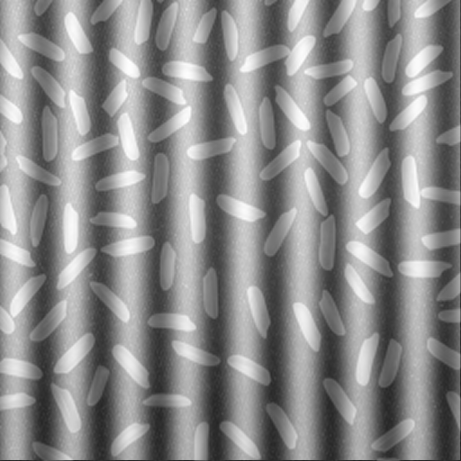
#> input picture CV/4/homework/images/gao.png, 461 x 461 px; the run also reads 2 pictures not shown here
$ jupyter execute Frequency_domain_homework.ipynb   (older library calls are emulated)
#> lines starting #> are read from the running program, lines starting #| are printed output that depends on the picture
# Lọc nhiễu sin tự động

Trong bài thực hành trên lớp, chúng ta đã tiến hành lọc nhiễu sin thủ công dựa trên tọa độ của điểm có cường độ sáng lớn. Trong bài tập về nhà, chúng ta cần đưa ra phương án xử lý mà không cần tìm tọa độ theo cách thủ công như vậy.

Gợi ý:
- Đọc ảnh xám
- Chuyển sang miền tần số
- Tìm tọa độ các điểm có giá trị lớn nhất cục bộ (trừ điểm chính giữa)
- So sánh với ngưỡng, nếu lớn hơn thì loại bỏ điểm đó (thay bằng giá trị nhỏ nhất)
- Chuyển về ảnh bình thường, kiểm tra kết quả

[cell 1]
import cv2
import matplotlib.pyplot as plt
import numpy as np

[cell 2]
# read input as grayscale
img = cv2.imread('images/gao.png', 0)
#> img is the input picture: shape (461, 461); min 37, max 255, mean 140.2
print(img.shape)
#| (461, 461)
plt.imshow(img, cmap='gray')
plt.show()

[cell 3]
### YOUR CODE HERE ###
dft = cv2.dft(np.float32(img), flags=cv2.DFT_COMPLEX_OUTPUT)
dft_shift = np.fft.fftshift(dft)
magnitude_spectrum = 20 * np.log(cv2.magnitude(dft_shift[:, :, 0], dft_shift[:, :, 1]))
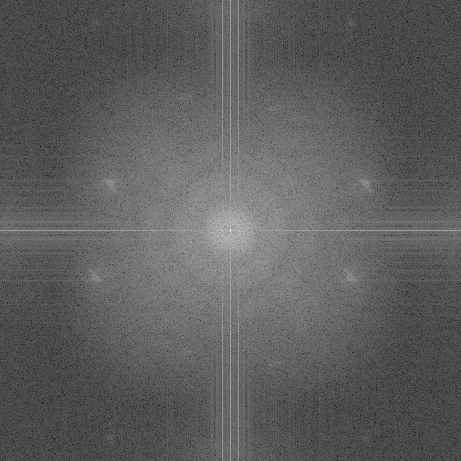
#> magnitude_spectrum: shape (461, 461) float32; min -3.33, max 344.2, mean 124.7; drawn with min black and max white
plt.figure(figsize=(16,16))
plt.imshow(magnitude_spectrum, cmap='gray')
plt.show()

Yêu cầu: Hoàn thiện hàm local_maximum

Input:
- spec: phổ của ảnh đầu vào
- win_size: kích thước cửa sổ
- thresh: ngưỡng

Output: max_pos - tọa độ cực đại địa phương cần loại bỏ

[cell 4]
def local_maximum(spec,win_size,thresh):
    ### YOUR CODE HERE

#> called with win_size = (5, 5), thresh = 300
    H, W = spec.shape[:2]
#> H = 461; W = 461
    wH, wW = win_size[:2]
    max_pos = []
    for i in range(H - wH):
        for j in range(W - wW):
            mp = np.argmax(spec[i:i+wH, j:j+wW])
            max_pos.append(i * W + j + mp)
#> after the loop, max_pos = 207936 items
    max_pos = [(mp // W, mp % W) for mp in max_pos]
    max_pos = [(y, x) for (y, x) in max_pos if spec[y, x] > thresh]
#> max_pos = [(230, 222), (230, 222), (230, 222), (230, 222), (230, 222), (230, 230), (230, 230), (230, 230), (230, 230), (230, 230), (230, 238), (230, 238), (230, 238), (230, 238), (230, 238)]

    ### YOUR CODE HERE
    return max_pos

[cell 5]
### YOUR CODE HERE
max_pos = local_maximum(magnitude_spectrum, (5, 5), 300)
new_dft_shift = np.copy(dft_shift)
for (y, x) in max_pos:
    if (y, x) != (new_dft_shift.shape[0] // 2, new_dft_shift.shape[1] // 2):
        new_dft_shift[y, x] = 255
#> this loop made 15 passes
#> x on passes 1 to 12: 222, 222, 222, 222, 222, 230, 230, 230, 230, 230, 238, 238
new_magnitude_spectrum = 20*np.log(cv2.magnitude(new_dft_shift[:,:,0],new_dft_shift[:,:,1]))
plt.figure(figsize=(16,16))
plt.imshow(new_magnitude_spectrum, cmap = 'gray')
plt.show()

back_ishift = np.fft.ifftshift(new_dft_shift)
img_back = cv2.idft(back_ishift)
img_back = cv2.magnitude(img_back[:,:,0], img_back[:, :, 1])
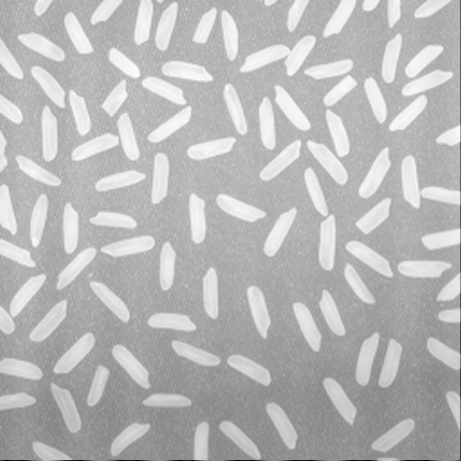
#> img_back: shape (461, 461) float32; min 29434.9, max 41154436, mean 29798982; drawn with min black and max white
img_back = cv2.normalize(img_back, None, alpha=0, beta=255, norm_type=cv2.NORM_MINMAX, dtype=cv2.CV_8U)
plt.imshow(img_back, cmap='gray')
plt.show()

# Xây dựng chuỗi xử lý nhiễu

Yêu cầu: Xây dựng một chuỗi xử lý chung cho nhiều loại nhiễu khác nhau, cần kết hợp các chiến thuật đã học một cách hợp lý, có thể thay đổi tham số truyền vào

## Ảnh cần xử lý

[cell 6]
import cv2
import matplotlib.pyplot as plt
import os

[cell 7]
img_names = os.listdir('images/')
plt.figure(figsize=(16, 16))
for i, img_name in enumerate(img_names):
    img = cv2.imread(os.path.join('images/', img_name))
    img = cv2.cvtColor(img, cv2.COLOR_BGR2RGB) # for showing purpose
    plt.subplot(2,2,i+1)
    plt.imshow(img)
plt.show()
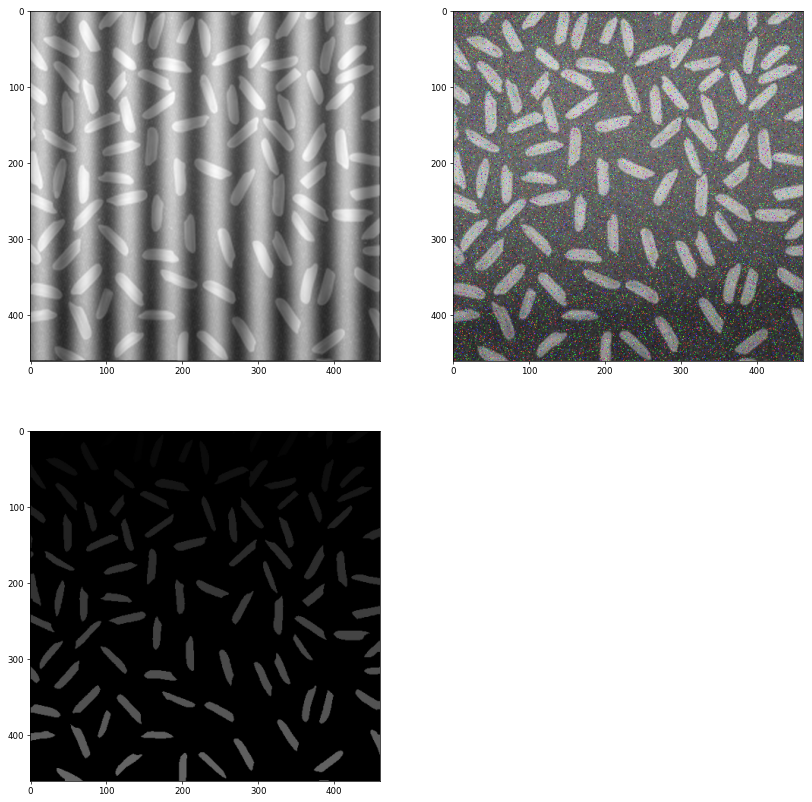
#> figure drawn by matplotlib, 3 panels

[cell 8]
def gamma_correction(img, gamma):
    img = ((img/255) ** (gamma) * 255).astype(np.uint8)
    return img

def denoise(img_name, gamma=1):
    ### YOUR CODE HERE
#> called with img_name = 'gao.png', gamma = 1
    img = cv2.imread(os.path.join('images/', img_name), 0)
    dft = cv2.dft(np.float32(img), flags=cv2.DFT_COMPLEX_OUTPUT)
    dft_shift = np.fft.fftshift(dft)
    magnitude_spectrum = 20 * np.log(cv2.magnitude(dft_shift[:, :, 0], dft_shift[:, :, 1]))
    max_pos = local_maximum(magnitude_spectrum, (5, 5), 300)
    new_dft_shift = np.copy(dft_shift)
    for (y, x) in max_pos:
        if (y, x) != (new_dft_shift.shape[0] // 2, new_dft_shift.shape[1] // 2):
            new_dft_shift[y, x] = 255

    back_ishift = np.fft.ifftshift(new_dft_shift)
    img_back = cv2.idft(back_ishift)
    img_back = cv2.magnitude(img_back[:,:,0], img_back[:, :, 1])
    img_back = cv2.normalize(img_back, None, alpha=0, beta=255, norm_type=cv2.NORM_MINMAX, dtype=cv2.CV_8U)
    img_back = cv2.medianBlur(img_back, 5)
    if gamma < 1:
        img_back = gamma_correction(img_back, gamma)
    plt.figure(figsize=(16, 8))
    plt.subplot(1, 2, 1)
    plt.imshow(img, cmap='gray')
    plt.subplot(1, 2, 2)
    plt.imshow(img_back, cmap='gray')
    plt.show()
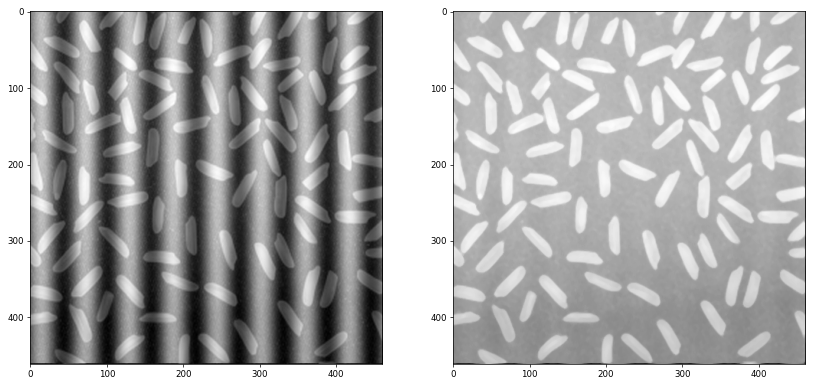
#> figure drawn by matplotlib, 2 panels
    return img_back

[cell 9]
denoise('gao.png',1)

[cell 10]
denoise('gao2.png',1)
#> call 2 of denoise, with img_name = 'gao2.png', gamma = 1
#> in denoise (call 2), `magnitude_spectrum = 20 * np.log(cv2.magnitude(dft_shift[:, :, 0], dft..`:
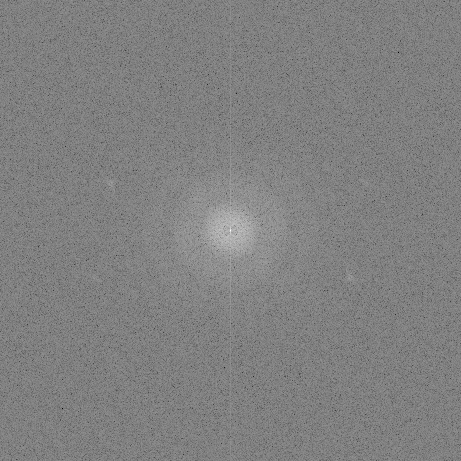
#> magnitude_spectrum: shape (461, 461) float32; min 18.7, max 339.7, mean 180.9; drawn with min black and max white
#> in denoise (call 2), `max_pos = local_maximum(magnitude_spectrum, (5, 5), 300)`: max_pos = [(230, 230), (230, 230), (230, 230), (230, 230), (230, 230)]
#> the loop in denoise (call 2), `for (y, x) in max_pos:` made 5 passes
#> in denoise (call 2), `img_back = cv2.medianBlur(img_back, 5)`:
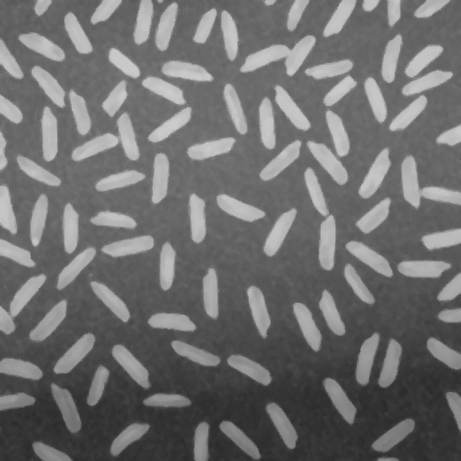
#> img_back: shape (461, 461); min 42, max 204, mean 110.4

[cell 11]
denoise('gao3.png',0.01)
#> call 3 of denoise, with img_name = 'gao3.png', gamma = 0.01
#> in denoise (call 3), `img = cv2.imread(os.path.join('images/', img_name), 0)`:
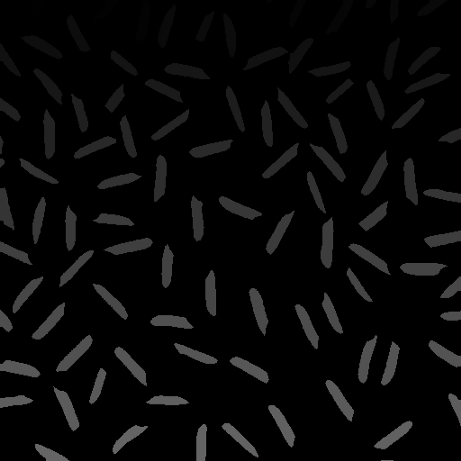
#> img: shape (461, 461); min 0, max 114, mean 8.4
#> in denoise (call 3), `magnitude_spectrum = 20 * np.log(cv2.magnitude(dft_shift[:, :, 0], dft..`:
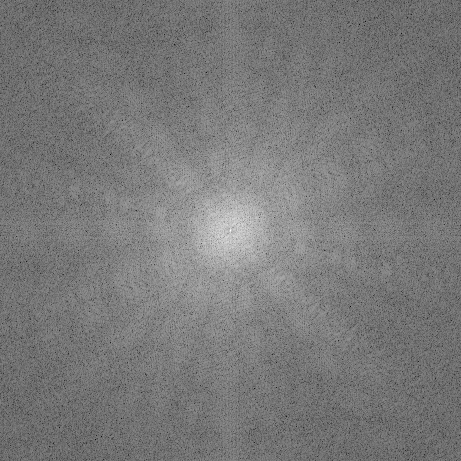
#> magnitude_spectrum: shape (461, 461) float32; min 26.38, max 287.9, mean 151; drawn with min black and max white
#> in denoise (call 3), `max_pos = local_maximum(magnitude_spectrum, (5, 5), 300)`: max_pos = []
#> in denoise (call 3), `img_back = cv2.magnitude(img_back[:,:,0], img_back[:, :, 1])`:
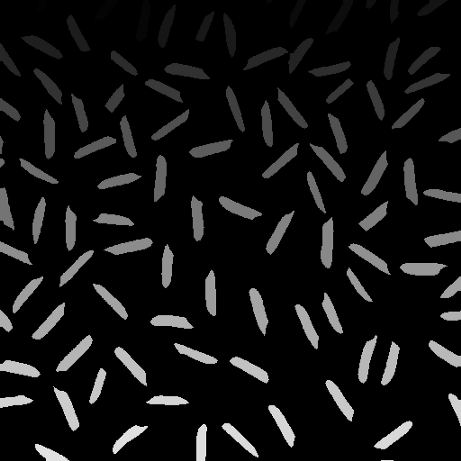
#> img_back: shape (461, 461) float32; min 0, max 24227390, mean 1787681.8; drawn with min black and max white
#> in gamma_correction, `img = ((img/255) ** (gamma) * 255).astype(np.uint8)`:
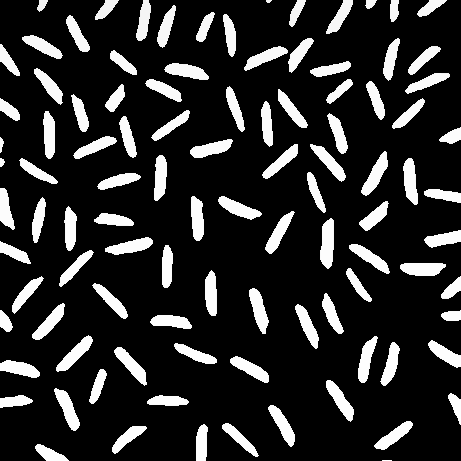
#> img: shape (461, 461); min 0, max 254, mean 43.5
